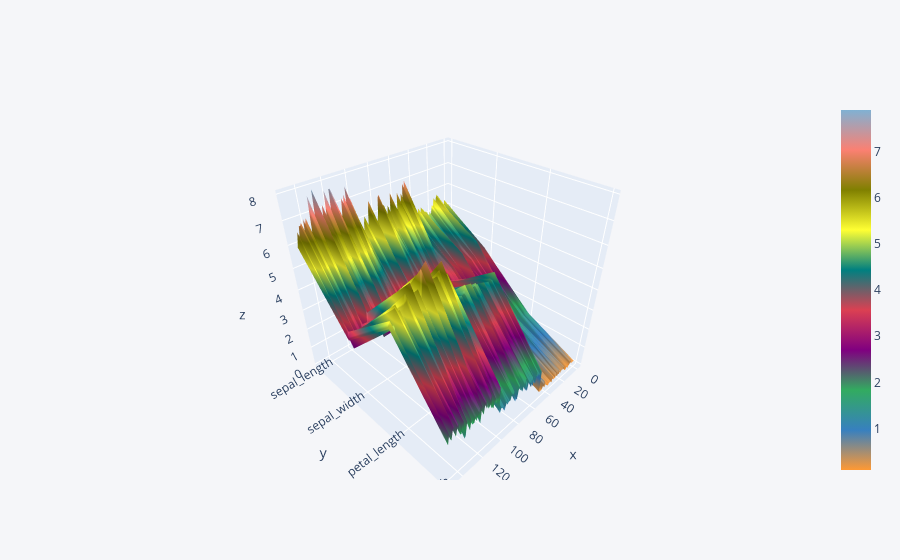

The cell this chart's notebook holds for it:
### Code cell
data1 = data.drop(['species'], axis = 1)
data1.iplot(kind = 'surface')

### Figure 1 — Plotly figure (JSON) as saved in the notebook; plotly's stock layout.template omitted (floating-point values rounded to 4 significant figures; data arrays with more than 128 entries replaced by an {"elided": "..."} marker saying what was removed)
{"data": [{"colorscale": [[0, "rgb(255, 153, 51)"], [0.1111, "rgb(55, 128, 191)"], [0.2222, "rgb(50, 171, 96)"], [0.3333, "rgb(128, 0, 128)"], [0.4444, "rgb(219, 64, 82)"], [0.5556, "rgb(0, 128, 128)"], [0.6667, "rgb(255, 255, 51)"], [0.7778, "rgb(128, 128, 0)"], [0.8889, "rgb(251, 128, 114)"], [1, "rgb(128, 177, 211)"]], "type": "surface", "x": {"elided": "150 int values"}, "y": ["sepal_length", "sepal_width", "petal_length", "petal_width"], "z": {"elided": "4x150 float values"}}], "layout": {"legend": {"bgcolor": "#F5F6F9", "font": {"color": "#4D5663"}}, "paper_bgcolor": "#F5F6F9", "plot_bgcolor": "#F5F6F9", "title": {"font": {"color": "#4D5663"}}, "xaxis": {"gridcolor": "#E1E5ED", "showgrid": true, "tickfont": {"color": "#4D5663"}, "title": {"font": {"color": "#4D5663"}, "text": ""}, "zerolinecolor": "#E1E5ED"}, "yaxis": {"gridcolor": "#E1E5ED", "showgrid": true, "tickfont": {"color": "#4D5663"}, "title": {"font": {"color": "#4D5663"}, "text": ""}, "zerolinecolor": "#E1E5ED"}}}
